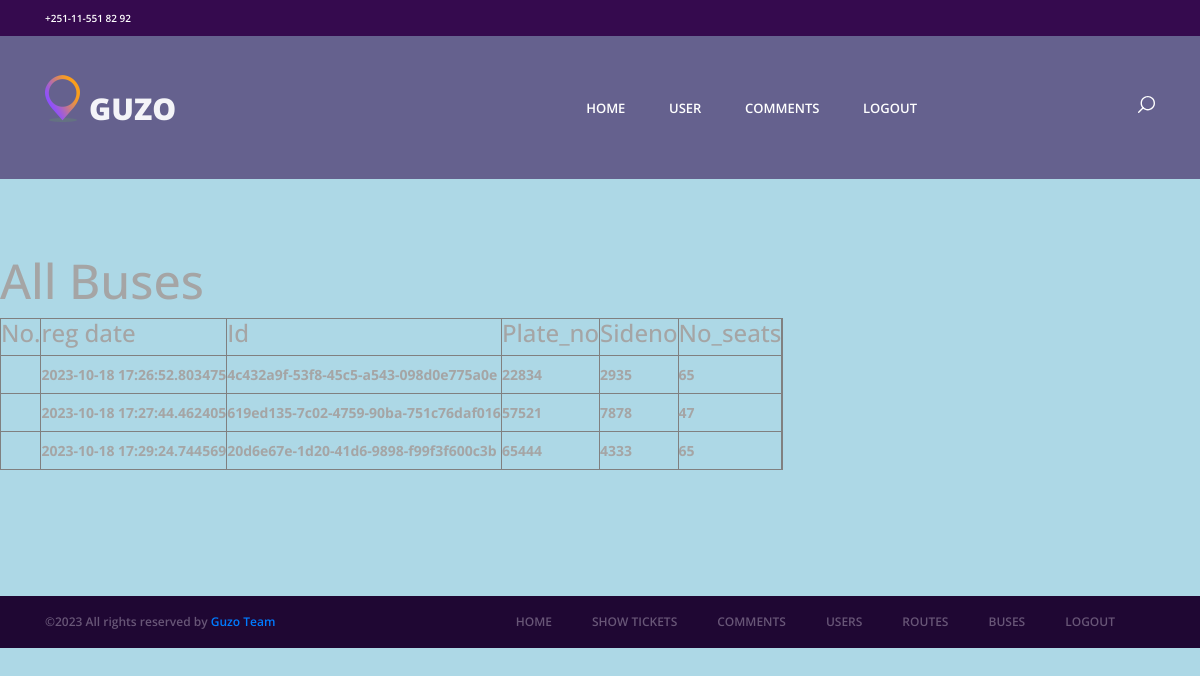
The app's page /buses with its own data.
### models/bus.py (models this page shows, shortened)
class Bus(BaseModel, Base):
    __tablename__ = 'buses'
    plate_no = Column(Integer,nullable=False,unique=True)
    sideno = Column(Integer,nullable=False,unique=True)
    no_seats = Column(Integer,nullable=False)
    """ routeid = relationship("Route", backref="buses")"""
    """tickets = relationship("Ticket", backref="buses")"""
    """tickets = relationship("Ticket", backref="buses")"""

### front_end/views.py (the view)
@views.route('/buses')
def buses():
    conn = sqlite3.connect('database.db')
    cursor = conn.cursor()
    cursor.execute('SELECT * FROM buses')
    buses  = cursor.fetchall()
    for bus in buses:
        conn.close()
    return render_template('buses.html', buses=buses)

### engine/db_storage.py (called while the page is built)
    def close(self):
        self.__session.close()

### front_end/templates/buses.html (shortened to what this page needs)
<!DOCTYPE html>
<html lang="en">
<head>
<link rel="stylesheet" type="text/css" href="../static/styles/bootstrap4/bootstrap.min.css">
<link href="../static/plugins/font-awesome-4.7.0/css/font-awesome.min.css" rel="stylesheet" type="text/css">
<link rel="stylesheet" type="text/css" href="../static/plugins/OwlCarousel2-2.2.1/owl.carousel.css">
<link rel="stylesheet" type="text/css" href="../static/plugins/OwlCarousel2-2.2.1/owl.theme.default.css">
<link rel="stylesheet" type="text/css" href="../static/plugins/OwlCarousel2-2.2.1/animate.css">
<link rel="stylesheet" type="text/css" href="../static/styles/main_styles.css">
<link rel="stylesheet" type="text/css" href="../static/styles/responsive.css">
</head>
<body style="background-color: lightblue;">
<div class="super_container">
<header class="header">
		<div class="top_bar">
			<div class="container">
				<div class="row">
					<div class="col d-flex flex-row">
						<div class="phone">+251-11-551 82 92</div>
						<div class="social">
							<ul class="social_list">
								<li class="social_list_item"><a href="#"><i class="fa fa-pinterest" aria-hidden="true"></i></a></li>
								<li class="social_list_item"><a href="#"><i class="fa fa-facebook" aria-hidden="true"></i></a></li>
								<li class="social_list_item"><a href="#"><i class="fa fa-twitter" aria-hidden="true"></i></a></li>
								<li class="social_list_item"><a href="#"><i class="fa fa-dribbble" aria-hidden="true"></i></a></li>
								<li class="social_list_item"><a href="#"><i class="fa fa-behance" aria-hidden="true"></i></a></li>
								<li class="social_list_item"><a href="#"><i class="fa fa-linkedin" aria-hidden="true"></i></a></li>
							</ul>
						</div>
					</div>
				</div>
			</div>
		</div>
		<nav class="main_nav">
			<div class="container">
				<div class="row">
					<div class="col main_nav_col d-flex flex-row align-items-center justify-content-start">
						<div class="logo_container">
							<div class="logo"><a href="#"><img src="../static/images/logo.png" alt="">guzo</a></div>
						</div>
						<div class="main_nav_container ml-auto">
							<ul class="main_nav_list">
								<li class="main_nav_item"><a href="home">home</a></li>
								<li class="main_nav_item"><a href="users">user</a></li>
								<li class="main_nav_item"><a href="comments">comments</a></li>
								<li class="main_nav_item"><a href="logout">logout</a></li>
							</ul>
						</div>
						<div class="content_search ml-lg-0 ml-auto">
						</div>
					</div>
				</div>
			</div>
		</nav>
	</header>
<h1>All Buses</h1>
    <table border = "1">
    <thead>
  <tr>
    <th><b><h3>No.</h3></b></th>
    <th><b><h3>reg date</h3></b></th>
    <th><b><h3>Id</h3></b></th>
    <th><b><h3>Plate_no</h3></b></th>
    <th><b><h3>Sideno</h3></b></th>
    <th><b><h3>No_seats</h3></b></th>
	</tr>
    </thead>
    <tbody>
	{% for bus in buses %}
      <tr>
      <td>
	<ol start = "1">
		<li><th> {{bus[1]}}</th> <th>{{bus[0]}}</th>  <th> {{bus[3]}}</th> <th>{{bus[4]}}</th> <th>{{bus[5]}}</th> <th>{{bus[6]}}</th> </li></ol></td></tr>	 {% endfor %}    </tbody>
    </table>
  <div class="copyright">
		<div class="container">
			<div class="row">
				<div class="col-lg-3 order-lg-1 order-2  ">
					<div class="copyright_content d-flex flex-row align-items-center">
						<div>
&copy;<script>document.write(new Date().getFullYear());</script> All rights reserved by <a href="#">Guzo Team</a>
</div>
					</div>
				</div>
				<div class="col-lg-9 order-lg-2 order-1">
					<div class="footer_nav_container d-flex flex-row align-items-center justify-content-lg-end">
						<div class="footer_nav">
							<ul class="footer_nav_list">
								<li class="footer_nav_item"><a href="home">home</a></li>
								<li class="footer_nav_item"><a href="#">show tickets</a></li>
								<li class="footer_nav_item"><a href="comments">comments</a></li>
								<li class="footer_nav_item"><a href="users">users</a></li>
								<li class="footer_nav_item"><a href="routes">routes</a></li>
								 <li class="footer_nav_item"><a href="buses">buses</a></li>
								<li class="footer_nav_item"><a href="logout">logout</a></li>
							</ul>
						</div>
					</div>
				</div>
			</div>
		</div>
	</div>
</div>
</body>
</html>

### front_end/static/styles/main_styles.css (style rules this page uses)
* { margin: 0; padding: 0; -webkit-font-smoothing: antialiased; -webkit-text-shadow: rgba(0,0,0,.01) 0 0 1px; text-shadow: rgba(0,0,0,.01) 0 0 1px; }
body { font-family: 'Open Sans', sans-serif; font-size: 14px; font-weight: 400; background: #FFFFFF; color: #a5a5a5; }
div { display: block; position: relative; -webkit-box-sizing: border-box; -moz-box-sizing: border-box; box-sizing: border-box; }
ul { list-style: none; margin-bottom: 0px; }
a, a:hover, a:visited, a:active, a:link { text-decoration: none; -webkit-font-smoothing: antialiased; -webkit-text-shadow: rgba(0,0,0,.01) 0 0 1px; text-shadow: rgba(0,0,0,.01) 0 0 1px; }
h1 { font-size: 48px; }
h3 { font-size: 24px; }
h1, h2, h3, h4, h5, h6 { font-family: 'Open Sans', sans-serif; -webkit-font-smoothing: antialiased; -webkit-text-shadow: rgba(0,0,0,.01) 0 0 1px; text-shadow: rgba(0,0,0,.01) 0 0 1px; }
.super_container { width: 100%; overflow: hidden; }
.header { position: fixed; width: 100%; background: rgba(54, 19, 84, 0.6); z-index: 12; }
.top_bar { width: 100%; height: 36px; background: #350a4e; -webkit-transition: all 400ms ease; -moz-transition: all 400ms ease; -ms-transition: all 400ms ease; -o-transition: all 400ms ease; transition: all 400ms ease; }
.phone { display: inline-block; margin-right: 36px; line-height: 36px; font-size: 10px; font-weight: 600; color: #FFFFFF; }
.social_list_item { position: relative; display: inline-block; margin-right: 3px; }
.social_list_item:last-child { margin-right: 0px; }
.social_list_item a { display: block; width: 100%; padding-left: 10px; padding-right: 10px; line-height: 36px; }
.social_list_item a i { font-size: 12px; color: #FFFFFF; -webkit-transition: all 200ms ease; -moz-transition: all 200ms ease; -ms-transition: all 200ms ease; -o-transition: all 200ms ease; transition: all 200ms ease; }
.main_nav_col { height: 143px; -webkit-transition: all 400ms ease; -moz-transition: all 400ms ease; -ms-transition: all 400ms ease; -o-transition: all 400ms ease; transition: all 400ms ease; }
.logo_container { -webkit-transform: translateY(-6px); -moz-transform: translateY(-6px); -ms-transform: translateY(-6px); -o-transform: translateY(-6px); transform: translateY(-6px); }
.logo a { font-family: 'Open Sans', sans-serif; font-size: 30px; color: #f4f4f8; font-weight: 800; text-transform: uppercase; }
.logo a img { display: inline-block; vertical-align: baseline; margin-right: 9px; -webkit-transform: translateY(2px); -moz-transform: translateY(2px); -ms-transform: translateY(2px); -o-transform: translateY(2px); transform: translateY(2px); }
.main_nav_container { margin-right: 221px; }
.main_nav_item { position: relative; display: inline-block; margin-right: 40px; }
.main_nav_item:last-child { margin-right: 0px; }
.main_nav_item a { font-family: 'Open Sans', sans-serif; font-size: 13px; font-weight: 600; color: #FFFFFF; text-transform: uppercase; padding-bottom: 10px; padding-top: 10px; }
.main_nav_item::after { display: block; position: absolute; left: -1px; bottom: -11px; width: calc(100% + 2px); height: 2px; background: linear-gradient(to right, #fa9e1b, #8d4fff); content: ''; opacity: 0; -webkit-transition: all 200ms ease; -moz-transition: all 200ms ease; -ms-transition: all 200ms ease; -o-transition: all 200ms ease; transition: all 200ms ease; }
.content_search { -webkit-transform: translateY(-1px); -moz-transform: translateY(-1px); -ms-transform: translateY(-1px); -o-transform: translateY(-1px); transform: translateY(-1px); cursor: pointer; }
.copyright { background: #1f0733; }
.copyright_content { height: 52px; }
.copyright_content div { font-size: 12px; font-weight: 600; color: #685677; }
.footer_nav_container { height: 52px; }
.footer_nav_list { font-size: 0px; }
.footer_nav_item { display: inline-block; margin-right: 40px; }
.footer_nav_item a { font-size: 12px; font-weight: 600; color: #685677; text-transform: uppercase; line-height: 2; -webkit-transition: all 200ms ease; -moz-transition: all 200ms ease; -ms-transition: all 200ms ease; -o-transition: all 200ms ease; transition: all 200ms ease; }

### records on screen
Bus: created_at "2023-10-18 17:26:52.803475", id "4c432a9f-53f8-45c5-a543-098d0e775a0e", plate_no "22834", sideno "2935", no_seats "65"
Bus: created_at "2023-10-18 17:27:44.462405", id "619ed135-7c02-4759-90ba-751c76daf016", plate_no "57521", sideno "7878", no_seats "47"
Bus: created_at "2023-10-18 17:29:24.744569", id "20d6e67e-1d20-41d6-9898-f99f3f600c3b", plate_no "65444", sideno "4333", no_seats "65"
